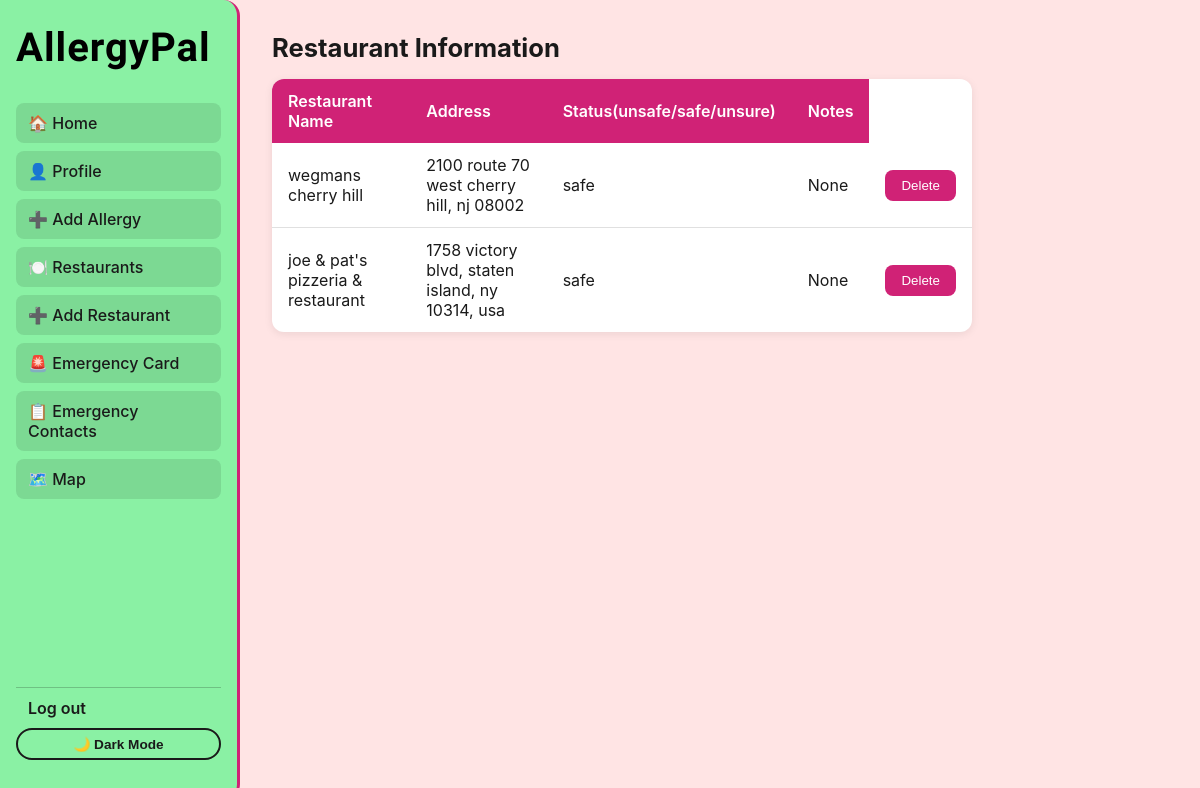
The page /restaurant (signed in) on the database as committed earlier.
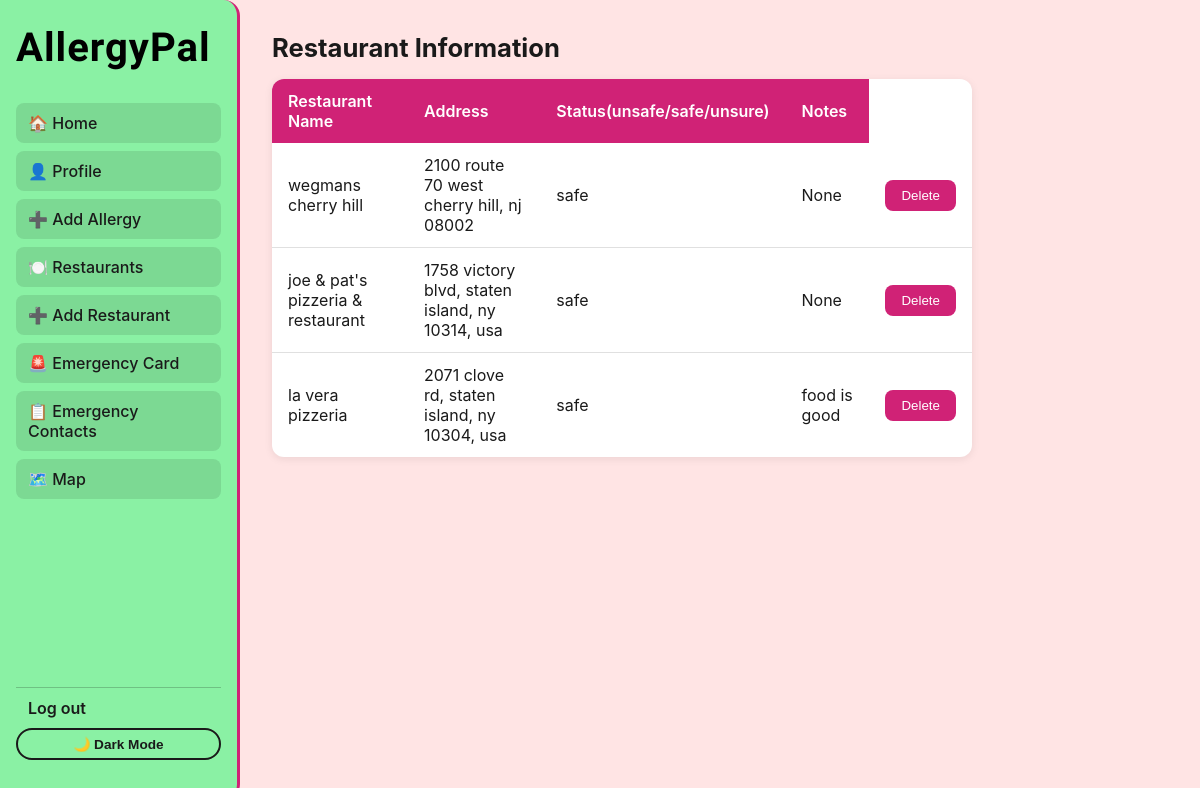
The same page on the database as committed later.
### tables this page shows
CREATE TABLE saved_restaurants (
    user_id INTEGER NOT NULL,
    restaurant_id INTEGER NOT NULL,
    status TEXT NOT NULL, -- ("unsafe"/"safe"/"unsure"),
    notes TEXT,
    created_at DATE NOT NULL,
    PRIMARY KEY (user_id, restaurant_id),
    FOREIGN KEY (user_id) REFERENCES users(id),
    FOREIGN KEY (restaurant_id) REFERENCES restaurants(id)
);

CREATE TABLE restaurants (
    id INTEGER PRIMARY KEY AUTOINCREMENT,
    external_id TEXT, -- going to be an api from google or yelp
    name TEXT NOT NULL,
    address TEXT NOT NULL,
    lat REAL,
    lng REAL
);

### app.py (the view)
@app.route("/restaurant", methods=["GET"])
@login_required
def restaurant():
    current = session["user_id"]
    rests = db.execute(
        """SELECT restaurants.name, restaurants.address, saved_restaurants.status, saved_restaurants.notes, saved_restaurants.restaurant_id
        FROM saved_restaurants
        JOIN restaurants
        ON saved_restaurants.restaurant_id = restaurants.id
        WHERE saved_restaurants.user_id = ?""",
        current
    )
    return render_template(
        "restaurants.html",
        restaurants = rests
    )

### helpers.py (called while the page is built)
def login_required(f):
    @wraps(f)
    def wrapped(*args, **kwargs):
        if session.get("user_id") is None:
            return redirect("/login")
        return f(*args, **kwargs)
    return wrapped

### templates/restaurants.html (shortened to what this page needs)
{% extends "layout.html" %}
{% block body %}
<div class="container mt-4" style="max-width: 700px;">
    <h2 class="mb-4">Restaurant Information</h2>
    <table>
        <thead>
            <tr>
                <th>Restaurant Name</th>
                <th>Address</th>
                <th>Status(unsafe/safe/unsure)</th>
                <th>Notes</th>
            </tr>
        </thead>
        <tbody>
            {% for r in restaurants %}
            <tr>
                <td>{{ r.name }}</td>
                <td>{{ r.address }}</td>
                <td>{{ r.status }}</td>
                <td>{{ r.notes }}</td>
                <td>
                    <form action="{{ url_for('delete_restaurant') }}" method="POST">
                        <button type ="submit">Delete</button>
                    </form>
                </td>
            </tr>
            {% else %}
            <tr>
                <td colspan="5">No saved restaurants yet. <a href="{{ url_for('add_restaurant') }}">Add one!</a></td>
            </tr>
            {% endfor %}
        </tbody>
    </table>
</div>
{% endblock %}

### templates/layout.html (shortened to what this page needs)
<!DOCTYPE html>
<html lang="en">
<head>
    <link rel="stylesheet" href="{{ url_for('static', filename='styles.css') }}?v=2">    <link href="https://fonts.googleapis.com/css2?family=Fondamento&display=swap" rel="stylesheet">
</head>
<body>
    <div class="app-container">
        <nav class="sidebar">
            <h2 class="logo">AllergyPal</h2>
        <ul class="nav-links">
            <li><a href="{{ url_for('index') }}">🏠 Home</a></li>
            {% if session.get("user_id") %}
                <li><a href="{{ url_for('profile') }}">👤 Profile</a></li>
                <li><a href="{{ url_for('add_allergy') }}">➕ Add Allergy</a></li>
                <li><a href="{{ url_for('restaurant') }}">🍽️ Restaurants</a></li>
                <li><a href="{{ url_for('add_restaurant') }}">➕ Add Restaurant</a></li>
                <li><a href="{{ url_for('emergency') }}">🚨 Emergency Card</a></li>
                <li><a href="{{ url_for('er_contacts') }}">📋 Emergency Contacts</a></li>
                <li><a href="{{ url_for('search_restaurants') }}">🗺️ Map</a></li>
            {% else %}
                <li><a href="{{ url_for('login') }}">🔑 Login</a></li>
                <li><a href="{{ url_for('register') }}">📝 Register</a></li>
            {% endif %}
        </ul>
        {% if session.get("user_id") %}
            <a class="logout" href="{{ url_for('logout') }}">Log out</a>
        {% endif %}
        <button class="theme-toggle" onclick="toggleTheme()">🌙 Dark Mode</button>
        </nav>
        <main class="main-content">
            {% block body %}{% endblock %}
        </main>
    </div>
</body>
</html>

### static/styles.css (style rules this page uses)
:root { --red: #d02276; --green: #0f862d; --bg: #ffe4e4; --surface: #ff9f9f; --text: #1a1a1a; --sidebar-bg: #8af1a4; --sidebar-text: #1a1a1a; --border: #e0e0e0; }
* { margin: 0; padding: 0; box-sizing: border-box; }
body { background-color: var(--bg); color: var(--text); font-family: 'Inter', 'Segoe UI', sans-serif; transition: background-color 0.3s, color 0.3s; }
.app-container { display: flex; min-height: 100vh; }
.sidebar { width: 240px; background-color: var(--sidebar-bg); color: var(--sidebar-text); padding: 24px 16px; display: flex; flex-direction: column; position: fixed; height: 100vh; border-radius: 0 16px 16px 0; border-right: 3px solid var(--red); }
.logo { font-family: 'Fondamento', cursive; font-size: 2.5rem; font-weight: 700; color: #000000; margin-bottom: 32px; letter-spacing: 1px; }
.nav-links { list-style: none; flex: 1; }
.nav-links li { margin-bottom: 8px; }
.nav-links a { color: var(--sidebar-text); text-decoration: none; padding: 10px 12px; border-radius: 8px; display: block; font-weight: 500; background-color: rgba(0,0,0,0.1); transition: background 0.2s; }
.logout { color: #1a1a1a; text-decoration: none; padding: 10px 12px; display: block; font-weight: 600; border-top: 1px solid rgba(0,0,0,0.2); margin-top: 16px; }
.main-content { margin-left: 240px; padding: 32px; flex: 1; background-color: var(--bg); }
table { width: 100%; border-collapse: collapse; margin-bottom: 24px; background-color: white; border-radius: 12px; overflow: hidden; box-shadow: 0 2px 8px rgba(0,0,0,0.08); }
th { background-color: var(--red); color: white; padding: 12px 16px; text-align: left; font-weight: 600; }
td { padding: 12px 16px; border-bottom: 1px solid var(--border); }
tr:last-child td { border-bottom: none; }
button { background-color: var(--red); color: white; border: none; padding: 8px 16px; border-radius: 8px; cursor: pointer; font-weight: 500; transition: opacity 0.2s; }
h1, h2, h3 { color: var(--text); margin-bottom: 16px; }
h2 { font-size: 1.6rem; font-weight: 700; }
.theme-toggle { background: none; border: 2px solid #1a1a1a; border-radius: 20px; padding: 6px 12px; cursor: pointer; font-size: 0.85rem; font-weight: 600; margin-bottom: 16px; color: #1a1a1a; }

Rows that differ between the two databases and show on the page:
added saved_restaurants: name "la vera pizzeria", address "2071 clove rd, staten island, ny 10304, usa", status "safe", notes "food is good"
